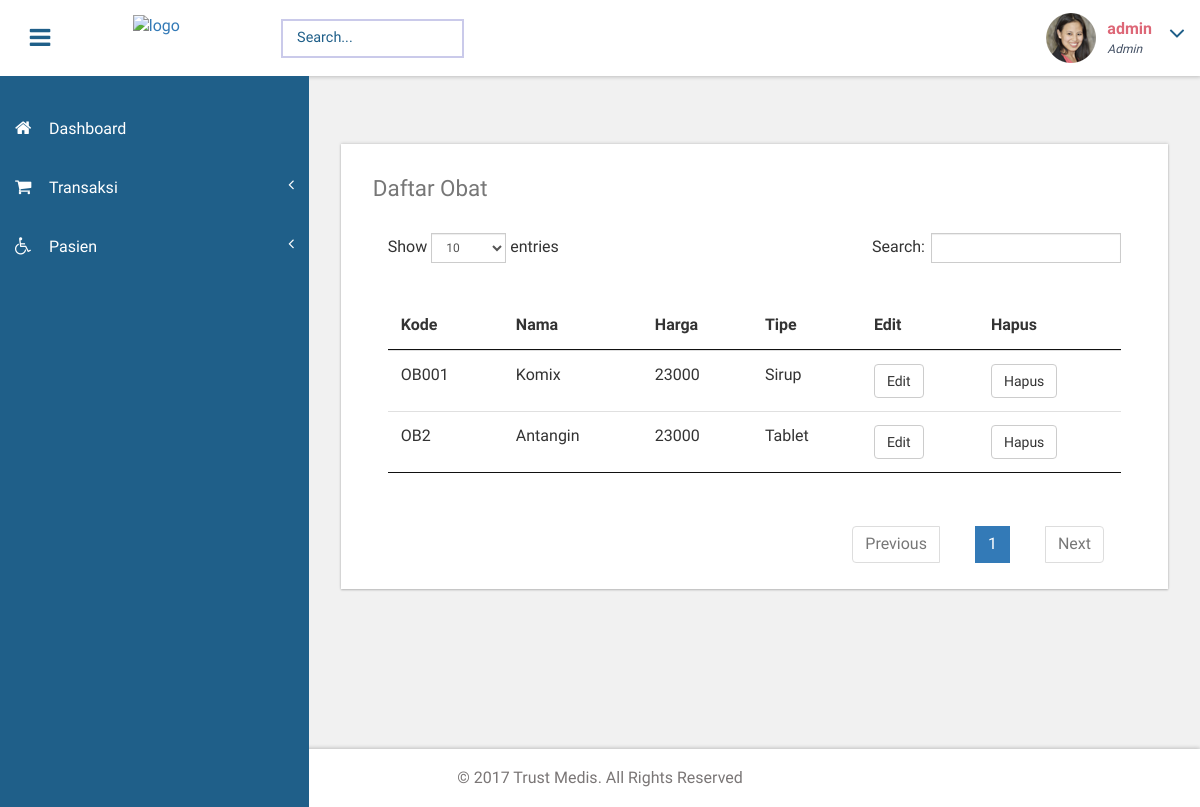
Screenshot of /view/admin/viewobat.php (signed in) with the database file from the repository.
### tables this page shows
CREATE TABLE `obat` (
  `KODE_OBAT` varchar(10) NOT NULL,
  `NAMA_OBAT` varchar(100) DEFAULT NULL,
  `HARGA_OBAT` int(11) DEFAULT NULL,
  `TIPE_OBAT` varchar(100) DEFAULT NULL
);

### app/class_obat.php (called while the page is built, shortened)
<?php
class Obat
{
    private $db;
  function __construct()
  {
    $link = new Database();
    $newdb = $link->get_database();
    $this->db = $newdb;
  }
  public function tampil_obat(){
    try {
      $sql = $this->db->prepare("SELECT * FROM obat");
      return $sql;
    } catch (PDOException $e) {
      die("Gagal Mengambil Data Eror : ".$e->getMessage());
      return false;
    }
  }
}
 ?>

### view/admin/viewobat.php (the view, shortened to what this page needs)
<?php
require_once '../../app/class_obat.php';
 ?>
		<div id="page-wrapper">
			<div class="main-page">
				<div class="tables">
					<div class="bs-example widget-shadow" data-example-id="hoverable-table">
						<h4>Daftar Obat</h4>
						<table id="table" class="table table-hover">
              <thead>
                <tr>
                  <th>Kode</th>
                  <th>Nama</th>
                  <th>Harga</th>
                  <th>Tipe</th>
                  <th>Edit</th>
                  <th>Hapus</th>
                </tr>
              </thead>
              <tbody>
                <?php
                $obat = new Obat();
                $sql = $obat->tampil_obat();
                $sql->execute();
                if ($sql->rowCount()>0) {
                  while ($data = $sql->fetch(PDO::FETCH_OBJ)) {
                    echo "
                    <tr>
                      <td>$data->KODE_OBAT</td>
                      <td>$data->NAMA_OBAT</td>
                      <td>$data->HARGA_OBAT</td>
                      <td>$data->TIPE_OBAT</td>
                      <td><a href='editobat.php?kode_obat=$data->KODE_OBAT' type='button' name='btn_edit' class='btn btn-default'>Edit</a></td>
                      <td><a href='viewobat.php?hapus=$data->KODE_OBAT' type='button' name='btn_save' class='btn btn-default'>Hapus</a></td>
                    </tr>
                    ";
                  }
                }else {
                  echo "<tr><td>Data Masih Kosong</td></tr>";
                }
                ?>
              </tbody>
            </table>
					</div>
				</div>
			</div>
		</div>

### view/admin/css/custom.css (style rules this page uses)
#page-wrapper { padding:7em 2em 2.5em; background-color: #F1F1F1; }
.sidebar .arrow { float: right; }
.sidebar .fa.arrow:before { content: "\f104"; }

### rows the page displays
obat: KODE_OBAT "OB001", NAMA_OBAT "Komix", HARGA_OBAT "23000", TIPE_OBAT "Sirup"
obat: KODE_OBAT "OB2", NAMA_OBAT "Antangin", HARGA_OBAT "23000", TIPE_OBAT "Tablet"
